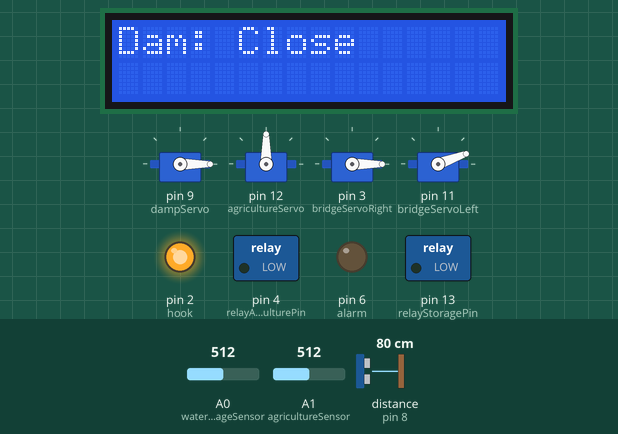
The sketch below on a simulated Arduino Uno, built with avr-gcc and run on an emulated ATmega328P. Parts: 4 × servo, 16×2 character LCD, switched loads named in the sketch (green lamp = pin HIGH), output pins drawn as LEDs (lit = HIGH). The inputs (shaded band) are chosen by the test bench; at power-on: A0 (waterStorageSensor) = 512, A1 (agricultureSensor) = 512, distance to the obstacle (sensor on pin 8) 80 cm. The echo pulse lasts 58.3 µs per cm; pins used as bus, display or sensor lines are not drawn; what the sketch prints to the serial monitor is not drawn.

Above: at 0.1 s.
At 13.3 s:
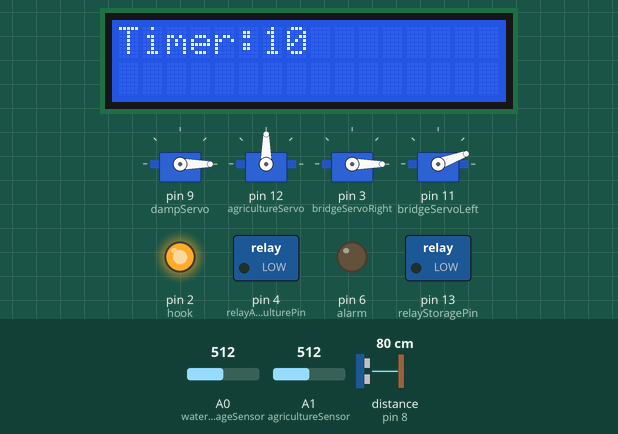
At 19.7 s:
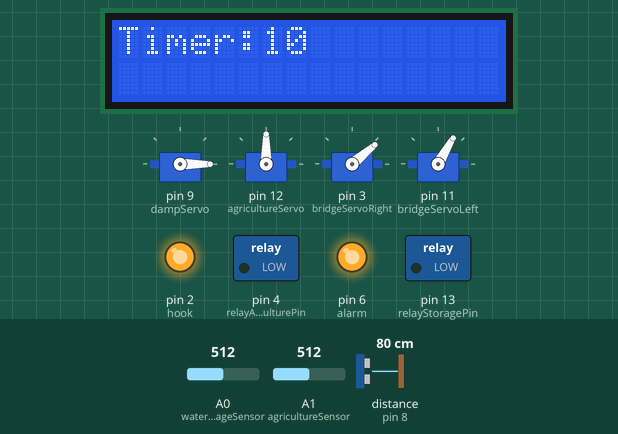
At 21.8 s:
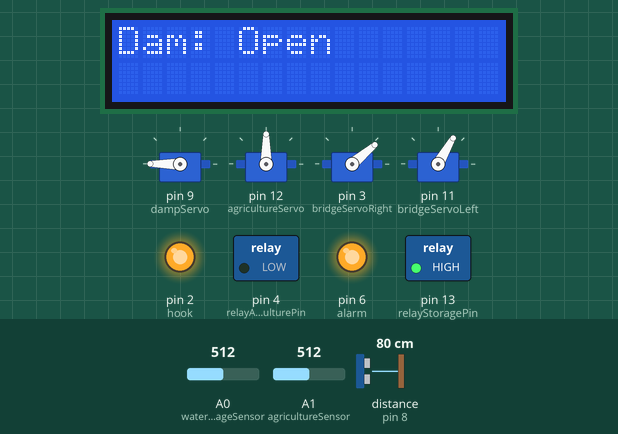
At 22.8 s:
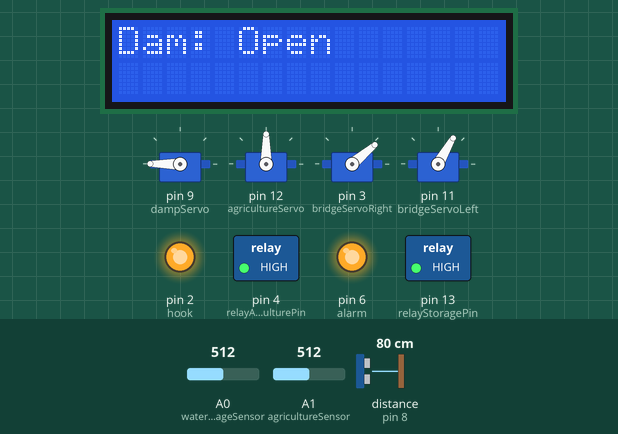
At 23.8 s:
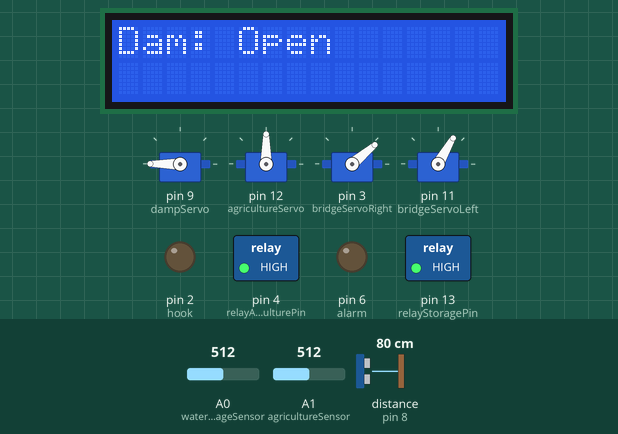
Timing chart, 0 to 25.3 s (numbered marks = the images above):
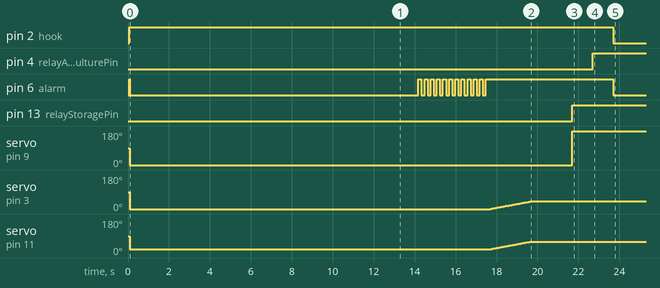

Measured:
- by itself, pin 2 (hook): HIGH → LOW at 23.7 s
- by itself, pin 4 (relayAgriculturePin): LOW → HIGH at 22.7 s
- by itself, pin 6 (alarm): goes LOW 14.1 s, 11 × (HIGH 0.15 s, LOW 0.15 s), HIGH 6.2 s, then LOW
- by itself, pin 13 (relayStoragePin): LOW → HIGH at 21.7 s
- by itself, servo on pin 9 (dampServo): 90° → 0° at 0.07 s, → 180° 21.6 s later

The sketch:

AquaSentinel.ino
```cpp
#include <Wire.h>
#include <Servo.h>
#include <LiquidCrystal_I2C.h>

// Pin assignments
int trigPin = 10;       // Trigger pin for ultrasonic sensor
int echoPin = 8;        // Echo pin for ultrasonic sensor
const int hook = 2;     // Hook control pin

// LCD configuration
LiquidCrystal_I2C lcd(0x27, 16, 2);

// Alarm pin
int alarm = 6;

// Relay control pins
int relayStoragePin = 13;
int relayAgriculturePin = 4;

// Analog sensor pins
int waterStorageSensor = A0;
int agricultureSensor = A1;
Servo bridgeServoRight;
Servo bridgeServoLeft;
Servo dampServo;
Servo agricultureServo;

// Ultrasonic sensor variables
float duration_us, distance_cm;

// Flag to ensure alarm only triggers once
int alarmOnce = 2;
int bridge = 2;


void setup() {
  Serial.begin(9600);

  // Attach servo motors
  dampServo.attach(9);
  agricultureServo.attach(12);
  bridgeServoRight.attach(3);
  bridgeServoLeft.attach(11);

  // Initialize LCD
  lcd.init();
  lcd.backlight();

  // Pin mode configurations
  pinMode(echoPin, INPUT);
  pinMode(waterStorageSensor, INPUT);
  pinMode(agricultureSensor, INPUT);
  pinMode(hook, OUTPUT);

  // Alarm setup
  pinMode(alarm, OUTPUT);
  pinMode(trigPin, OUTPUT);
  pinMode(relayAgriculturePin, OUTPUT);
  pinMode(relayStoragePin, OUTPUT);

  // Initial states
  digitalWrite(alarm, HIGH);
  digitalWrite(trigPin, HIGH);
  digitalWrite(hook, HIGH);

 // Initial LCD message
  lcd.setCursor(0, 0);
  lcd.print("Dam: Close" );

  // Initial servo positions
  dampServo.write(0);
  bridgeServoLeft.write(20);
  bridgeServoRight.write(0);
}

void loop() {
  // Ultrasonic sensor reading
  digitalWrite(alarm, LOW);
  digitalWrite(trigPin, HIGH);
  delayMicroseconds(10);
  digitalWrite(trigPin, LOW);

  //calculation
  duration_us = pulseIn(echoPin, HIGH);
  distance_cm = 0.017 * duration_us;

  Serial.print(distance_cm);
  Serial.println("cm");

  // Control hook based on distance
  if (distance_cm <= 12){
    digitalWrite(hook, HIGH);
    delay(4000);
  } else {
    digitalWrite(hook, LOW);
    delay(4000);
  }

  // Call additional features based on distance and sensor readings
  features(distance_cm, waterStorageSensor);
}

// Function to handle features
void features(int distance_cm, int waterStorageSensor){
  if (distance_cm <= 28){
    damLevel(distance_cm);
  } else if (distance_cm == 0 or distance_cm > 20) {
    Serial.println("ALERT OVERFLOW");
  }

  agriculturePath();

  if (waterStorageSensor < 400) {
    agriculture();
  }
}

// Function to control dam level based on distance
void damLevel(int distance_cm) {
  int currentLevel;
  int alertLevel = 8;

  // Calculate dam water level
  currentLevel = 14 - (distance_cm / 2);
  Serial.print("Level: ");
  Serial.println(currentLevel);
  lcd.clear();
  lcd.setCursor(0, 0);
  lcd.print("Dam: Closed ");

  // Initialize alarm flag
  if (alarmOnce == 2){
    alarmOnce = 1;
  }

  // Check if dam level is above alert level
  if (currentLevel >= alertLevel){
    // Trigger alarm and open the dam
    if (alarmOnce == 1){
        for (int z = 0; z <= 10; z++) {
        lcd.setCursor(0, 0);
        lcd.print("Timer:" );
        lcd.print(z);
        lcd.print("      ");
        delay(800);
      }
      for (int i = 1; i <= 12; i++) {
        digitalWrite(alarm, LOW);
        delay(150);
        digitalWrite(alarm, HIGH);
        delay(150);
      }

      for (int angle = 0; angle <= 40; angle++) {
        bridgeServoLeft.write(angle + 20);
        bridgeServoRight.write(angle);
        delay(50);
      }

      delay(2000);
      alarmOnce = 0;
      bridge = 1;
    }
    dampServo.write(180);
    lcd.clear();
    lcd.setCursor(0, 0);
    lcd.print("Dam: Open");

  }  else if (currentLevel < alertLevel){
    // Close the dam and reset the alarm
    dampServo.write(0);
    if (bridge == 1){
      for (int angle = 40; angle >= 0; angle--) {
        bridgeServoLeft.write(angle + 20);
        bridgeServoRight.write(angle);
        delay(50);
      }
      bridge = 0;
    }

    alarmOnce = 1;
  }
}

// Function to control water storage based on sensor readings
void agriculturePath() {
  int dryThreshold = 500;
  int water = analogRead(waterStorageSensor);

  Serial.print("Water: ");
  Serial.println(water);

  // Check if water level is below the threshold
  if (water > dryThreshold) {
    Serial.println("No Water!");
    digitalWrite(relayStoragePin, HIGH);
  } else {
    digitalWrite(relayStoragePin, LOW);
    Serial.println("LIMITED");
  }

  delay(1000);
}

// Function to control agriculture based on soil moisture
void agriculture() {
  int soilValue = analogRead(agricultureSensor);

  Serial.print("Soil Moisture Level: ");
  Serial.println(soilValue);

  // Check if soil moisture is below a certain threshold
  if (soilValue > 500) {
    Serial.println("No Water!");
    digitalWrite(relayAgriculturePin, HIGH);
  } else {
    digitalWrite(relayAgriculturePin, LOW);
    Serial.println("LIMITED");
  }
  delay(1000);
}
```
